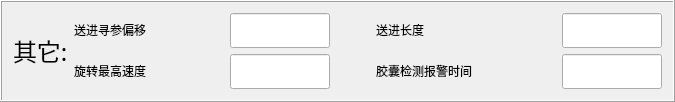
          <widget class="QFrame" name="frame">
           <property name="frameShape">
            <enum>QFrame::Box</enum>
           </property>
           <property name="frameShadow">
            <enum>QFrame::Raised</enum>
           </property>
           <layout class="QHBoxLayout" name="horizontalLayout_21">
            <item>
             <layout class="QHBoxLayout" name="horizontalLayout_17">
              <item>
               <widget class="QLabel" name="label_29">
                <property name="sizePolicy">
                 <sizepolicy hsizetype="Fixed" vsizetype="Fixed">
                  <horstretch>0</horstretch>
                  <verstretch>0</verstretch>
                 </sizepolicy>
                </property>
                <property name="minimumSize">
                 <size>
                  <width>55</width>
                  <height>30</height>
                 </size>
                </property>
                <property name="maximumSize">
                 <size>
                  <width>55</width>
                  <height>30</height>
                 </size>
                </property>
                <property name="font">
                 <font>
                  <family>幼圆</family>
                  <pointsize>18</pointsize>
                  <weight>50</weight>
                  <italic>false</italic>
                  <bold>false</bold>
                 </font>
                </property>
                <property name="styleSheet">
                 <string notr="true">font: 18pt &quot;幼圆&quot;;</string>
                </property>
                <property name="text">
                 <string>其它:</string>
                </property>
               </widget>
              </item>
              <item>
               <layout class="QGridLayout" name="gridLayout_9">
                <item row="1" column="4">
                 <widget class="MyLineEdit" name="lE_CapCheckAlarmTime">
                  <property name="minimumSize">
                   <size>
                    <width>100</width>
                    <height>35</height>
                   </size>
                  </property>
                  <property name="maximumSize">
                   <size>
                    <width>100</width>
                    <height>35</height>
                   </size>
                  </property>
                 </widget>
                </item>
                <item row="0" column="4">
                 <widget class="MyLineEdit" name="lE_FeedLength">
                  <property name="minimumSize">
                   <size>
                    <width>100</width>
                    <height>35</height>
                   </size>
                  </property>
                  <property name="maximumSize">
                   <size>
                    <width>100</width>
                    <height>35</height>
                   </size>
                  </property>
                 </widget>
                </item>
                <item row="0" column="3">
                 <widget class="QLabel" name="label_9">
                  <property name="sizePolicy">
                   <sizepolicy hsizetype="Fixed" vsizetype="Fixed">
                    <horstretch>0</horstretch>
                    <verstretch>0</verstretch>
                   </sizepolicy>
                  </property>
                  <property name="minimumSize">
                   <size>
                    <width>150</width>
                    <height>30</height>
                   </size>
                  </property>
                  <property name="maximumSize">
                   <size>
                    <width>150</width>
                    <height>30</height>
                   </size>
                  </property>
                  <property name="styleSheet">
                   <string notr="true">font: 18pt &quot;幼圆&quot;;</string>
                  </property>
                  <property name="text">
                   <string>送进长度</string>
                  </property>
                 </widget>
                </item>
                <item row="1" column="1">
                 <widget class="MyLineEdit" name="lE_RotateSpeed">
                  <property name="minimumSize">
                   <size>
                    <width>100</width>
                    <height>35</height>
                   </size>
                  </property>
                  <property name="maximumSize">
                   <size>
                    <width>100</width>
                    <height>35</height>
                   </size>
                  </property>
                 </widget>
                </item>
                <item row="1" column="3">
                 <widget class="QLabel" name="label_19">
                  <property name="sizePolicy">
                   <sizepolicy hsizetype="Fixed" vsizetype="Fixed">
                    <horstretch>0</horstretch>
                    <verstretch>0</verstretch>
                   </sizepolicy>
                  </property>
                  <property name="minimumSize">
                   <size>
                    <width>180</width>
                    <height>30</height>
                   </size>
                  </property>
                  <property name="maximumSize">
                   <size>
                    <width>180</width>
                    <height>30</height>
                   </size>
                  </property>
                  <property name="styleSheet">
                   <string notr="true">font: 16pt &quot;幼圆&quot;;</string>
                  </property>
                  <property name="text">
                   <string>胶囊检测报警时间</string>
                  </property>
                 </widget>
                </item>
                <item row="1" column="0">
                 <widget class="QLabel" name="label_39">
                  <property name="sizePolicy">
                   <sizepolicy hsizetype="Fixed" vsizetype="Fixed">
                    <horstretch>0</horstretch>
                    <verstretch>0</verstretch>
                   </sizepolicy>
                  </property>
                  <property name="minimumSize">
                   <size>
                    <width>150</width>
                    <height>30</height>
                   </size>
                  </property>
                  <property name="maximumSize">
                   <size>
                    <width>150</width>
                    <height>30</height>
                   </size>
                  </property>
                  <property name="styleSheet">
                   <string notr="true">font: 18pt &quot;幼圆&quot;;</string>
                  </property>
                  <property name="text">
                   <string>旋转最高速度</string>
                  </property>
                 </widget>
                </item>
                <item row="0" column="0">
                 <widget class="QLabel" name="label_24">
                  <property name="sizePolicy">
                   <sizepolicy hsizetype="Fixed" vsizetype="Fixed">
                    <horstretch>0</horstretch>
                    <verstretch>0</verstretch>
                   </sizepolicy>
                  </property>
                  <property name="minimumSize">
                   <size>
                    <width>150</width>
                    <height>30</height>
                   </size>
                  </property>
                  <property name="maximumSize">
                   <size>
                    <width>150</width>
                    <height>30</height>
                   </size>
                  </property>
                  <property name="styleSheet">
                   <string notr="true">font: 18pt &quot;幼圆&quot;;</string>
                  </property>
                  <property name="text">
                   <string>送进寻参偏移</string>
                  </property>
                 </widget>
                </item>
                <item row="0" column="1">
                 <widget class="MyLineEdit" name="lE_FeedAxisHomeOffset">
                  <property name="minimumSize">
                   <size>
                    <width>100</width>
                    <height>35</height>
                   </size>
                  </property>
                  <property name="maximumSize">
                   <size>
                    <width>100</width>
                    <height>35</height>
                   </size>
                  </property>
                  <property name="text">
                   <string/>
                  </property>
                  <property name="placeholderText">
                   <string/>
                  </property>
                 </widget>
                </item>
                <item row="1" column="2">
                 <spacer name="horizontalSpacer_20">
                  <property name="orientation">
                   <enum>Qt::Horizontal</enum>
                  </property>
                  <property name="sizeHint" stdset="0">
                   <size>
                    <width>40</width>
                    <height>20</height>
                   </size>
                  </property>
                 </spacer>
                </item>
               </layout>
              </item>
             </layout>
            </item>
           </layout>
          </widget>
